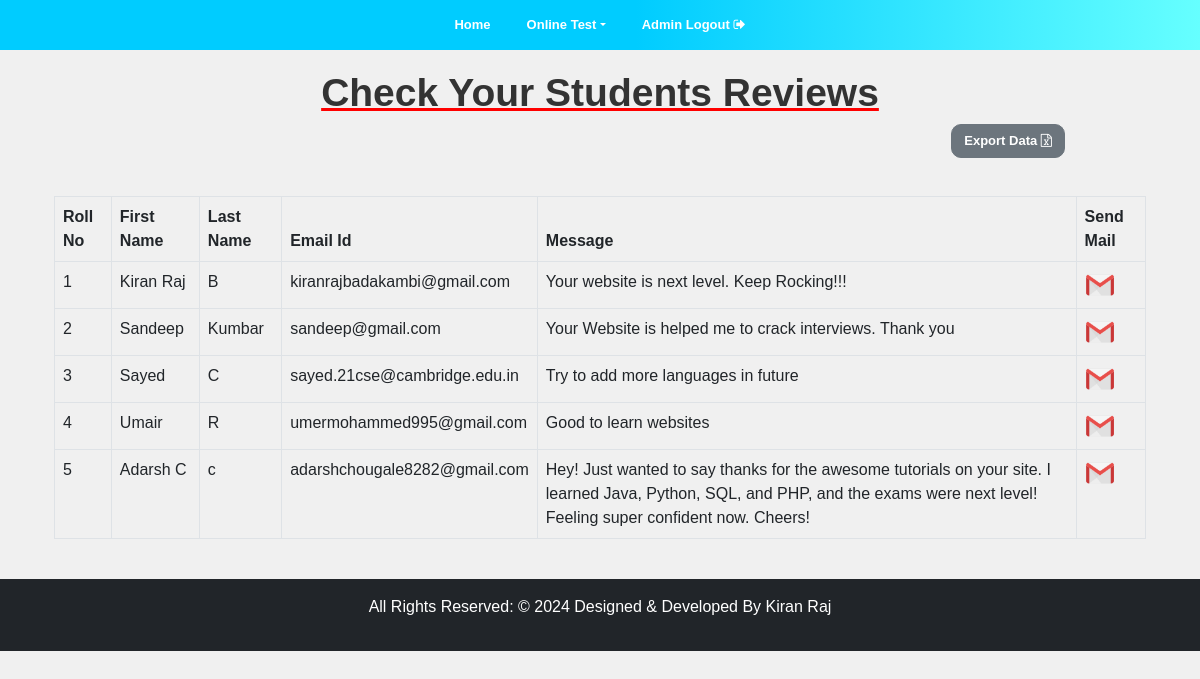
/Admin/students_reviews.php, run on the app's committed database.
### tables this page shows
CREATE TABLE `contact_us` (
  `id` int(32) NOT NULL,
  `first_name` varchar(255) NOT NULL,
  `last_name` varchar(255) NOT NULL,
  `email` varchar(255) NOT NULL,
  `text` varchar(255) NOT NULL
);

### Admin/students_reviews.php (the view, shortened to what this page needs)
<?php
include('../db/dbconn.php');
?>
<!DOCTYPE html>
<html lang="en">
<head>
  <link rel="stylesheet" href="styles.css">
  <link rel="stylesheet" href="css/bootstrap.min.css">
  <?php include('../headers/headerafterlogin.php'); ?>
</head>
<body class="light-dark-bg">
  <div class="container ">
    <h1 class="heading">Check Your Students Reviews </h1>
  <div class="container-fluid">
    <div class="row justify-content-evenly">
      <div class="col-12">
        <div class="row justify-content-evenly">
          <div class="col-3 mt-10">
              <button class="btn btn-secondary" style="border-radius: 10px; position: absolute;; right: 135px;" type="button" onclick="export_data()">Export Data <i class="fa fa-file-excel-o"></i></button>
              <br>
            </div>
          </div>
        </div>
      </div>
      <br>
      <br>
      <div class="table-responsive mt-20">
        <table class="table table-bordered" id="data">
          <thead>
            <tr>
              <th>Roll No</th>
              <th>First Name</th>
              <th>Last Name</th>
              <th>Email Id</th>
              <th>Message</th>
              <th>Send Mail</th>
            </tr>
          </thead>
          <tbody>
            <?php
            $query = "SELECT * FROM contact_us";
            $result = mysqli_query($conn, $query);
            if ($result) {
              while ($fetch = mysqli_fetch_assoc($result)) {
            ?>
              <tr>
                <td><?php echo $fetch['id']; ?></td>
                <td><?php echo $fetch['first_name']; ?></td>
                <td><?php echo $fetch['last_name']; ?></td>
                <td><?php echo $fetch['email']; ?></td>
                <td><?php echo $fetch['text']; ?></td>
                <td>
                  <a target="_blank" href="mailto:<?php echo $fetch['email']; ?>?subject=Thank%20You%20for%20Contacting%20Us&amp;body=Dear%20<?php echo $fetch['first_name']; ?>,%0D%0D%0AThank%20you%20for%20contacting%20us!%0D%0A%0DSubject:%20General%20Inquiry%0D%0A%0D%0AYour%20Message:%0D%0AThank%20you%20for%20using%20our%20website%20to%20learn%20programming%20languages%20and%20for%20choosing%20us%20to%20enhance%20your%20skills.%20We%20are%20delighted%20to%20assist%20you%20in%20your%20journey%20towards%20mastery.%0D%0A%0D%0AFeel%20free%20to%20ask%20anything%20else%20or%20let%20us%20know%20how%20we%20can%20assist%20you%20further.%0D%0A%0D%0ARegards,%0D%0AKiran%20Raj      ">
                      <img src="mail-icon.png" alt="Mail Icon" style="width: 30px; height: 30px;">
                  </a>
                </td>
              </tr>
            <?php
              }
            } else {
              echo "Error: " . mysqli_error($conn);
            }
            ?>
          </tbody>
        </table>
      </div>
    </div>
  </div>
<br>
</body>
</html>

### headers/headerafterlogin.php (shortened to what this page needs)
<!DOCTYPE html>
<html lang="en">
<head>
  <link rel="stylesheet" href="../css/bootstrap.min.css">
  <link rel="stylesheet" href="https://unpkg.com/aos@2.3.1/dist/aos.css">
  <link rel="stylesheet" href="https://cdnjs.cloudflare.com/ajax/libs/font-awesome/4.7.0/css/font-awesome.min.css">
  <link rel="stylesheet" href="https://cdnjs.cloudflare.com/ajax/libs/aos/2.3.4/aos.css">
</head>
<body style="overflow-x: hidden !important;">
  <div class="container-fluid bg-normal sticky-top" style="background: linear-gradient(to right, #00ccff 53%, #66ffff 100%);">
    <nav class="navbar navbar-expand-xl sticky-top">
        <div class="container-fluid">
            <div class="collapse navbar-collapse" id="mynavbar">
                <ul class="navbar-nav">
                    <a href="../Admin/index.php" class=""><button type="button" class="btn">Home</button></a>
                    <li class="nav-item dropdown">
                        <button type="button" class="btn btn-normal dropdown-toggle" data-bs-toggle="dropdown">Online Test</button>
                    </li>
                    <a href="../home/logout.php" class="logout"><button type="button" class="btn logout">Admin Logout <i class="fa fa-sign-out"></i></button></a>
                  </ul>
            </div>
        </div>
    </nav>
  </div>
</body>

### home/styles.css (style rules this page uses)
.light-dark-bg { background-color: #f0f0f0; color: #333; }
* { box-sizing:border-box }

### headers/headerafterlogin.php (style rules this page uses)
body { overflow-x:hidden; }
.navbar .btn { margin: 0 5px; border-radius: 0; }
.container-fluid button { border-radius: 0px; margin-left: 5px; color: white; font-weight: 700; max-height: 40px; font-size: px; }
@media (max-width: 1205px) { .container-fluid button { border-radius: 0px; margin-left: 5px; color: white; max-height: 40px; font-size: 13px; } }
.container-fluid .navbar .collapse .navbar-nav { align-items: left !important; margin-left: 0px !important; margin-right: auto !important; }
@media (min-width: 992px) { .container-fluid .navbar .collapse .navbar-nav { align-items: center !important; margin-left: auto !important; margin-right: auto !important; } }

### Admin/students_reviews.php (style rules this page uses)
body { font-family: Arial, sans-serif; background-color: #f0f0f0; margin: 0; padding: 0; }
.heading { text-align: center; color: #00000; font-size: 39px; font-weight: bold; margin-top: 20px; text-decoration: underline; text-decoration-color: red; }

### data on the page
contact_us: id "1", first_name "Kiran Raj", last_name "B", email "kiranrajbadakambi@gmail.com", text "Your website is next level. Keep Rocking!!!"
contact_us: id "2", first_name "Sandeep", last_name "Kumbar", email "sandeep@gmail.com", text "Your Website is helped me to crack interviews. Thank you"
contact_us: id "3", first_name "Sayed", last_name "C", email "sayed.21cse@cambridge.edu.in", text "Try to add more languages in future"
contact_us: id "4", first_name "Umair", last_name "R", email "umermohammed995@gmail.com", text "Good to learn websites"
contact_us: id "5", first_name "Adarsh C", last_name "c", email "adarshchougale8282@gmail.com", text "Hey! Just wanted to say thanks for the awesome tutorials on your site. I learned Java, Python, SQL, and PHP, and the exams were next level! Feeling super confident now. Cheers!"
